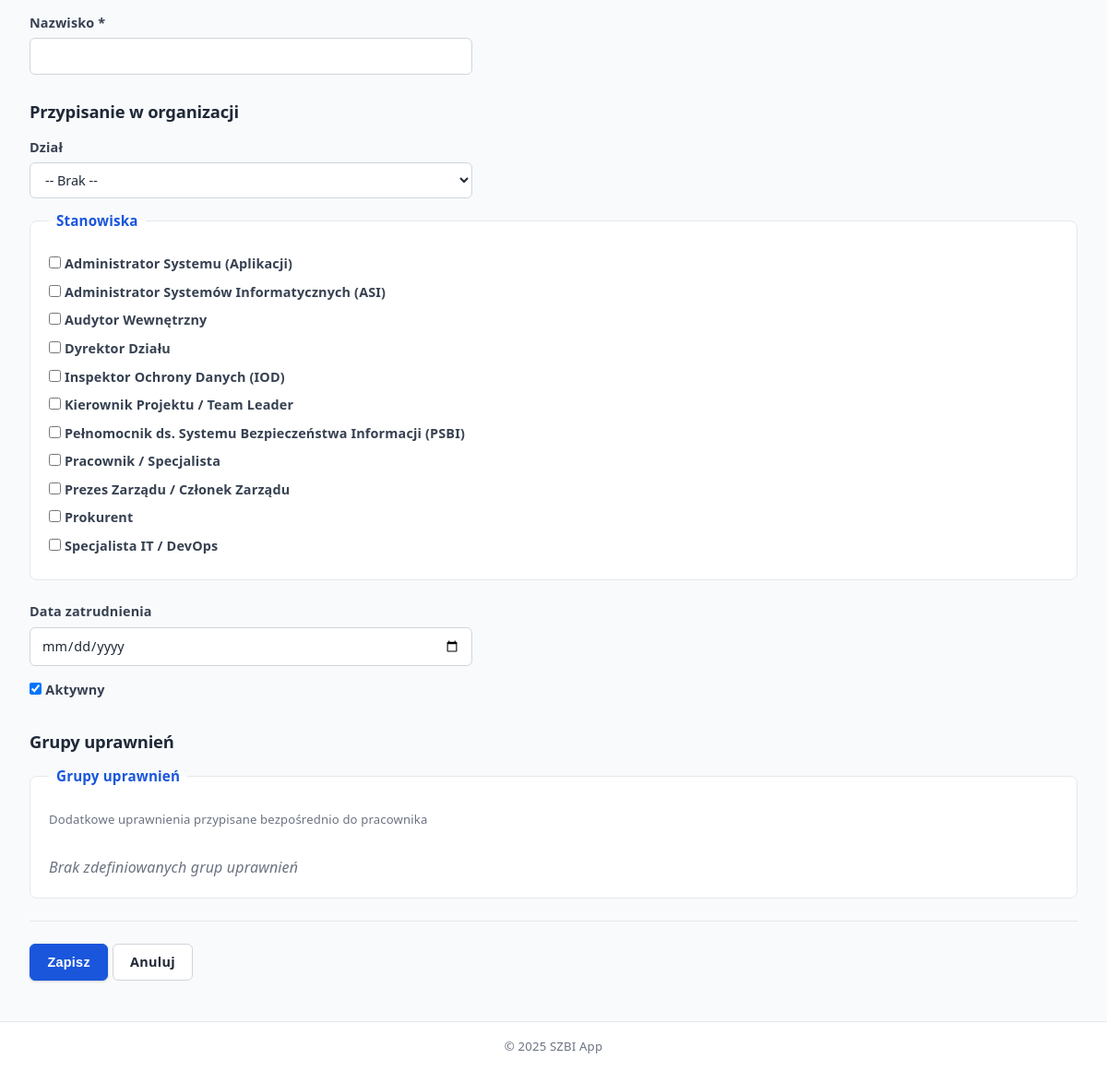
/pracownicy/dodaj/ (signed in, lower part), run on an earlier commit of the app's database.
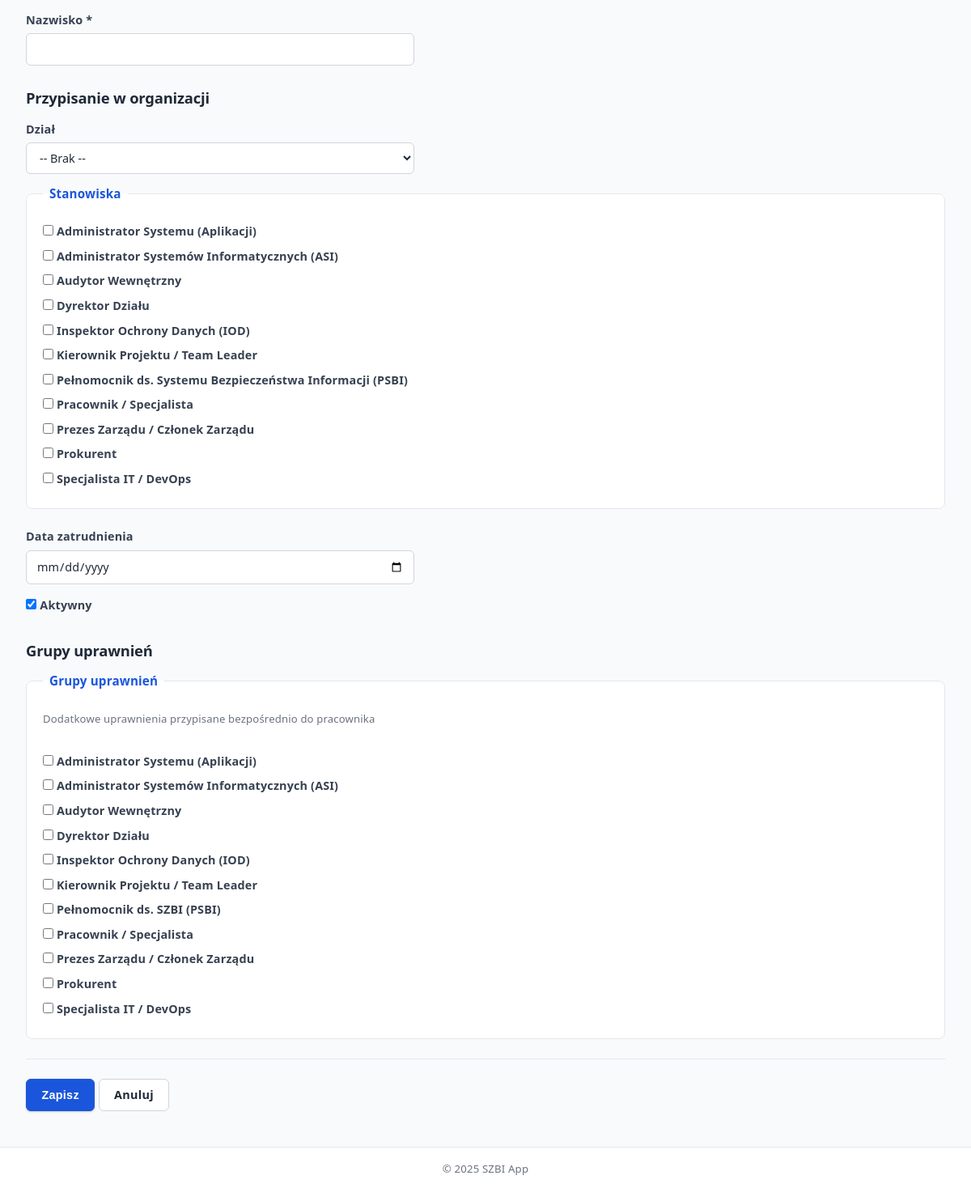
And on a later commit of the database.
### core/models.py (models this page shows, shortened)
class Position(models.Model):
    organization = models.ForeignKey(
        Organization,
        on_delete=models.CASCADE,
        related_name='positions',
        verbose_name="Organizacja"
    )
    name = models.CharField(max_length=255, verbose_name="Nazwa stanowiska")
    description = models.TextField(verbose_name="Opis", blank=True)
    department = models.ForeignKey(
        Department,
        on_delete=models.SET_NULL,
        null=True,
        blank=True,
        related_name='positions',
        verbose_name="Dział"
    )
    created_at = models.DateTimeField(auto_now_add=True, verbose_name="Data utworzenia")
    updated_at = models.DateTimeField(auto_now=True, verbose_name="Data modyfikacji")
    class Meta:
        verbose_name = "Stanowisko"
        verbose_name_plural = "Stanowiska"
        ordering = ['organization', 'name']

class PermissionGroup(models.Model):
    name = models.CharField(max_length=255, verbose_name="Nazwa grupy")
    description = models.TextField(verbose_name="Opis", blank=True)
    permissions = models.ManyToManyField(
        Permission,
        blank=True,
        related_name='groups',
        verbose_name="Uprawnienia"
    )
    created_at = models.DateTimeField(auto_now_add=True, verbose_name="Data utworzenia")
    updated_at = models.DateTimeField(auto_now=True, verbose_name="Data modyfikacji")
    class Meta:
        verbose_name = "Grupa uprawnień"
        verbose_name_plural = "Grupy uprawnień"
        ordering = ['name']

### core/views.py (the view)
# urls.py: path('pracownicy/dodaj/', views.employee_create, name='employee_create'),
@login_required
@user_passes_test(is_admin)
def employee_create(request):
    organization = get_or_create_organization()
    if request.method == 'POST':
        form = EmployeeForm(request.POST, organization=organization)
        if form.is_valid():
            employee = form.save()
            log_activity(request, 'create', 'employee', employee,
                        f'Utworzono pracownika "{employee.get_full_name()}"')
            messages.success(request, f'Pracownik "{form.cleaned_data["first_name"]} {form.cleaned_data["last_name"]}" został dodany.')
            return redirect('core:employee_list')
    else:
        form = EmployeeForm(organization=organization)
    return render(request, 'core/employee_form.html', {
        'form': form,
        'title': 'Dodaj pracownika',
    })

### core/views.py (called while the page is built)
def is_admin(user):
    return user.is_staff or user.is_superuser

def get_or_create_organization():
    org, created = Organization.objects.get_or_create(
        pk=1,
        defaults={'name': 'Moja Organizacja', 'short_name': 'MO'}
    )
    return org

### templates/core/employee_form.html (shortened to what this page needs)
{% extends 'base.html' %}
{% block content %}
<form method="post">
    <p>
        <label for="id_last_name">{{ form.last_name.label }} *</label><br>
        <input type="text" name="last_name" id="id_last_name" value="{{ form.last_name.value|default:'' }}" required>
    </p>
    <h3>Przypisanie w organizacji</h3>
    <p>
        <label for="id_department">{{ form.department.label }}</label><br>
        <select name="department" id="id_department">
            <option value="">-- Brak --</option>
        </select>
    </p>
    <fieldset>
        <legend>{{ form.positions.label }}</legend>
        {% for pos in form.positions.field.queryset %}
        <label>
            <input type="checkbox" name="positions" value="{{ pos.pk }}"
                   {% if pos.pk in form.positions.value or pos.pk|stringformat:"s" in form.positions.value %}checked{% endif %}>
            {{ pos.name }}
        </label><br>
        {% empty %}
        <em>Brak stanowisk w organizacji</em>
        {% endfor %}
    </fieldset>
    <p>
        <label for="id_hire_date">{{ form.hire_date.label }}</label><br>
        <input type="date" name="hire_date" id="id_hire_date" value="{{ form.hire_date.value|default:'' }}">
    </p>
    <p>
        <input type="checkbox" name="is_active" id="id_is_active" {% if form.is_active.value %}checked{% endif %}>
        <label for="id_is_active">{{ form.is_active.label }}</label>
    </p>
    <h3>Grupy uprawnień</h3>
    <fieldset>
        <legend>{{ form.permission_groups.label }}</legend>
        {% if form.permission_groups.help_text %}<small>{{ form.permission_groups.help_text }}</small><br><br>{% endif %}
        {% for group in form.permission_groups.field.queryset %}
        <label>
            <input type="checkbox" name="permission_groups" value="{{ group.pk }}"
                   {% if group.pk in form.permission_groups.value or group.pk|stringformat:"s" in form.permission_groups.value %}checked{% endif %}>
            {{ group.name }}
        </label><br>
        {% empty %}
        <em>Brak zdefiniowanych grup uprawnień</em>
        {% endfor %}
    </fieldset>
    <hr>
    <p>
        <button type="submit">Zapisz</button>
        <a href="{% url 'core:employee_list' %}" class="btn btn-outline">Anuluj</a>
    </p>
</form>
{% endblock %}

What changed in the data, as far as the page shows it:
added PermissionGroup: name "Administrator Systemu (Aplikacji)"
added PermissionGroup: name "Administrator Systemów Informatycznych (ASI)"
added PermissionGroup: name "Audytor Wewnętrzny"
added PermissionGroup: name "Dyrektor Działu"
added PermissionGroup: name "Inspektor Ochrony Danych (IOD)"
added PermissionGroup: name "Kierownik Projektu / Team Leader"
added PermissionGroup: name "Pełnomocnik ds. SZBI (PSBI)"
added PermissionGroup: name "Pracownik / Specjalista"
added PermissionGroup: name "Prezes Zarządu / Członek Zarządu"
added PermissionGroup: name "Prokurent"
added PermissionGroup: name "Specjalista IT / DevOps"
Also different on the page:
text no longer shown: "Brak zdefiniowanych grup uprawnień"
